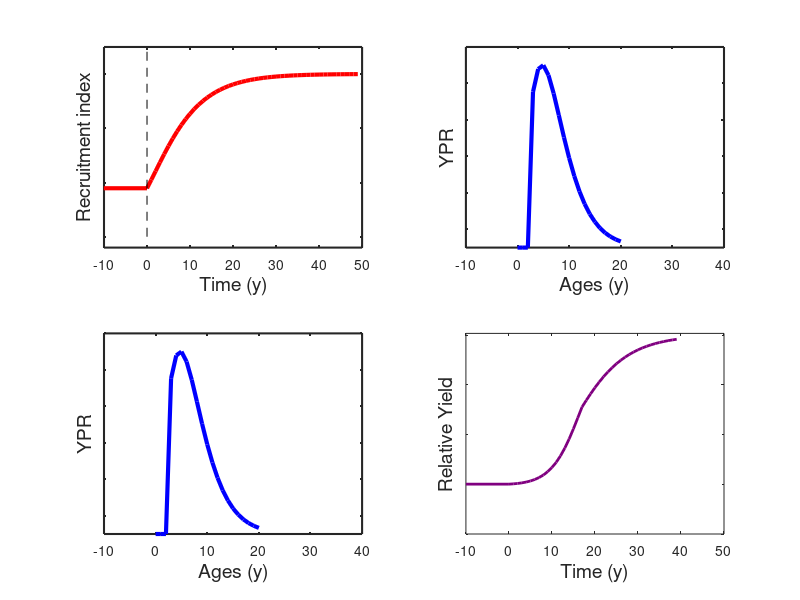

MATLAB code for this plot: (Note: this script raises an error after producing the figure.)
% Barceló et al. FIGURE 2

% Trajectories of Biomass (or Recruitment index) {using equation from Kaplan et al. 2019},...
% YPR, Convolution for yield
function figure_2
T = 0:50; 
Ts = repmat(T(:),[1,4]);

% Biomass Function:
M = 0.14;
F = 0.17;
k = 0.17;
Linf = 38.15;
Ac = 4;

Is = repmat(0:3,[length(T),1]);
Ks = repmat([1 -3 3 -1],[length(T),1]);

%Biomass from Kaplan et al.(2019)
Bnum = Ks.*(exp(-(M+Is.*k).*Ac).*(1-exp(-(M+Is.*k).*Ts)))./(M+Is.*k) ...
    + Ks.*exp(-(M+Is.*k).*(Ac+Ts))./(M+F+Is.*k);

Bdenom = (Ks.*(exp(-(M+Is.*k).*Ac))./(M+F+Is.*k));

cU=0.25;
B = (cU*sum(Bnum,2)./sum(Bdenom,2));

% Influence Function (YPR):
maxA = 21;
Ages = 1:maxA;
isFished = Ages>=Ac;
L = Linf*(1-exp(-k*Ages));
W = L.^3;

Surv = cumprod(ones(length(Ages(Ages>=Ac)),1)*exp(-(M+F)));
Surv = Surv./max(Surv);
Surv = Surv.*exp(-M*Ac);

Surv = [zeros(Ac-1,1);Surv];

SurvW = Surv(:).*W(:);

% Set up the convolution
SurvWnf = SurvW(:)';  % orient it properly in time

SurvW = fliplr(SurvW(:)');  % orient it properly in time
SurvW = SurvW(:)';  % orient it properly in time

SurvW0 = [SurvW, zeros(1,length(T)-maxA)]; % pad with zeros at end so it matches the size of Ratio
SurvW2 = repmat(SurvW0(:)',[length(T),1]);
C2a = repmat(B(:),[1,length(B)]).*SurvW2; % each point on biomass trajectory * influence function

% Now use a loop to time-shift the convolution prior to summing
SurvW2a = SurvW2;
for t = 1:length(B)
   C2a(t,:) = [zeros(1,t-1),C2a(t,1:(length(SurvW0)-t+1))]; 
   SurvW2a(t,:) = [zeros(1,t-1),SurvW2a(t,1:(length(SurvW0)-t+1))]; 
end

B = B/max(B)*3;

% Rescale the functions to same scale
SurvWnf = SurvWnf/max(SurvWnf);
SurvW = SurvW/max(SurvW);

%Plots (later modified in Adobe Illustrator for final versions).
figure;
T=1:50;
subplot(2,2,1)
    hold on
    plot([-50 0],[B(1),B(1)],'r-','LineWidth',3)
    plot(T-1,B(1:50),'r-','LineWidth',3)
    xlim([-10 50])
    ylim([-.2 3.5])
    ylabel('Recruitment index','FontSize',14)
    xlabel('Time (y)','fontsize',14)
    set(gca,'linewidth',1.5);
    set(gca,'YTickLabel',[])
    plot([0 0],[0 3.5],'k--') %[0 sum(C2a(:,end)).*2]
    box on
subplot(2,2,2)
    plot(Ages-1,SurvWnf*0.5-.05,'b-','LineWidth',3)
    xlim([-10 40])
    ylim([-0.05 .5])
    set(gcf,'color','white')
    set(gca,'linewidth',1.5);
    set(gca,'YTickLabel',[])
    box on
    xlabel('Ages (y)','fontsize',14)
    ylabel('YPR','FontSize',14)
subplot(2,2,3)
         plot(Ages-1,SurvWnf*0.5-.05,'b-','LineWidth',3)
    xlim([-10 40])
    ylim([-0.05 .5])
    set(gcf,'color','white')
    set(gca,'linewidth',1.5);
    set(gca,'YTickLabel',[])
    box on
    xlabel('Ages (y)','fontsize',14)
    ylabel('YPR','FontSize',14)  
subplot(2,2,4) 
    T=1:40;
    sC2a=sum(C2a(:,1:t));
    axis tight manual % this ensures that getframe() returns a consistent size
    plot([-10 0],[sum(C2a(1))+50000,sum(C2a(1))+50000],'Color', [0.5,0,0.5],'LineWidth',2)
    hold on
    plot(T-1,sC2a(1:40)+50000,'LineWidth',2,'Color', [0.5,0,0.5],'LineWidth',2)
    xlim([-10 50])
    ylim([40000 sum(C2a(:,end))+50500])%.*2
    xlabel('Time (y)','fontsize',14)
    ylabel('Relative Yield','fontsize',14)
    set(gca,'YTickLabel',[])
    hold on
    yyaxis right
    plot([-10 0],[B(1),B(1)],'r-','LineWidth',3)
    set(gca,'linewidth',1.5);    
    ylim([0 1]);
    ax2 = gca; % current axes
    ax2.YColor = 'k';
    set(gca,'YTickLabel',[])
end
